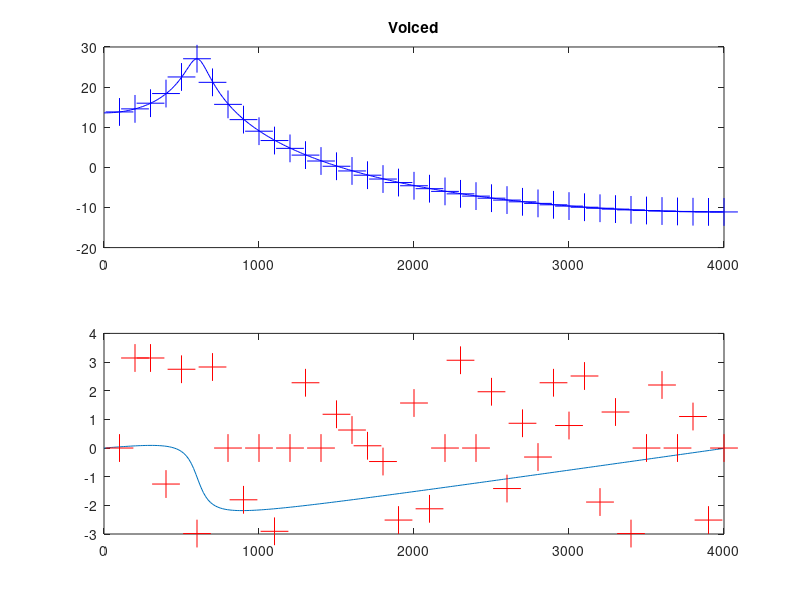
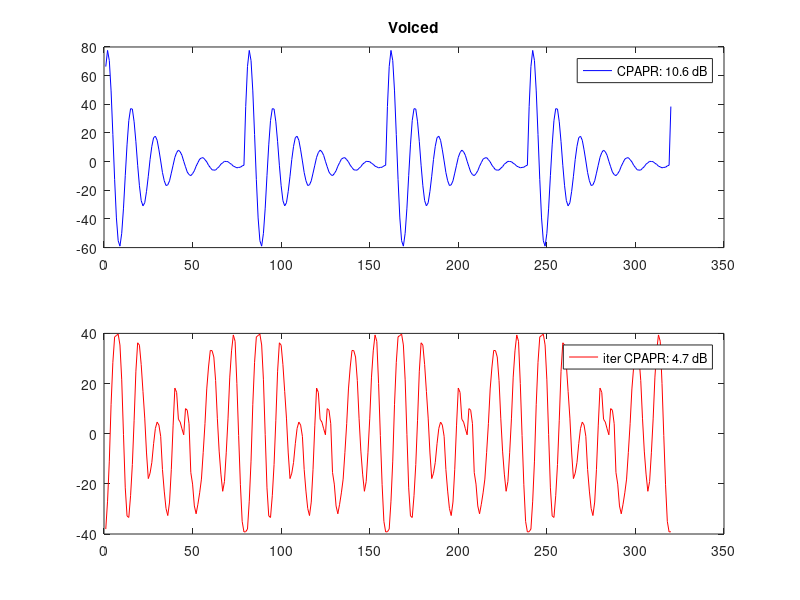
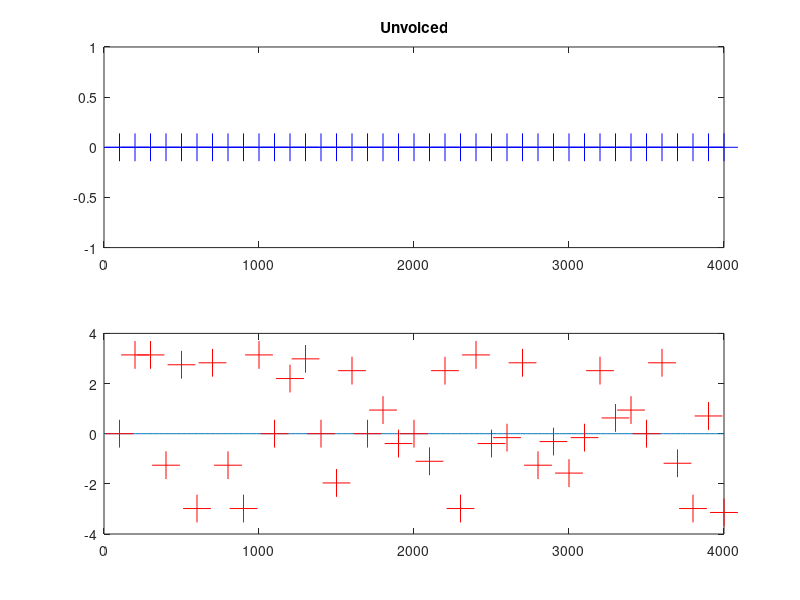
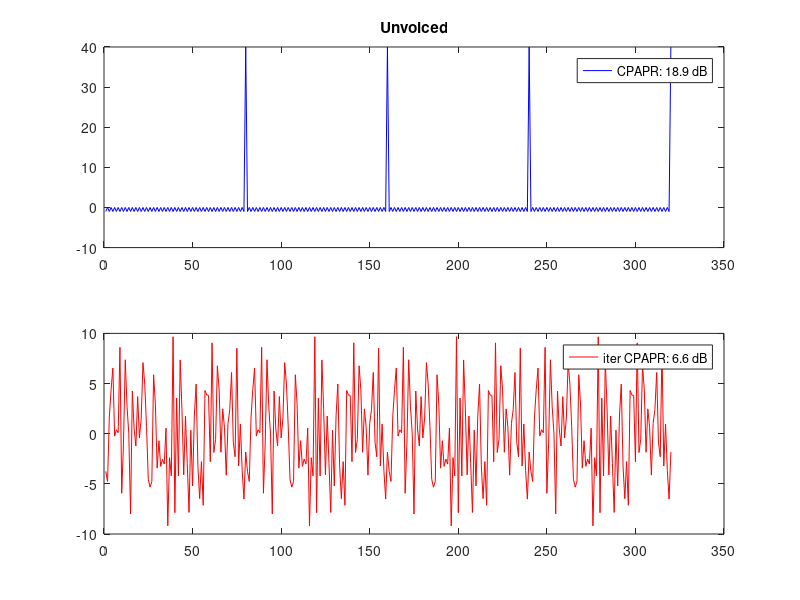

Here is the MATLAB script that generated these plots, in order:
% tenv.m
% David Rowe August 2022 & Feb 2023
%
% Exploring time domain envelope & phase algorithms to minimise PAPR

1;

% use iterative method to determine phase spectra to minimise PAPR
function theta = phase_from_mag_iterative(A,Fs,F0,verbose=0)
  Wo = 2*pi*F0/Fs; L = floor(Fs/(2*F0)); P = Fs/F0;

  theta = zeros(1,L);
  for m=2:L
    % synthesise one pitch period with phases up to m-1
    s = zeros(1,P);
    for k=1:m-1
      s = s + A(k)*cos(k*Wo*(0:P-1) + theta(k));
    end
    % determine current peak position
    [max_s max_n] = max(abs(s));
    % set phase of m-th to minimise peak
    if sign(max(s(max_n))) > 0
      theta(m) = -pi-m*Wo*(max_n-1);
    else
      theta(m) = -m*Wo*(max_n-1);
    end
    if verbose
     printf("m: %d max_n: %d sign(s(max_n)) %f theta(m): %f\n", m, max_n, sign(s(max_n)), theta(m));
    end
  end
  
  % map to -pi .. pi
  theta -= 2*pi*round(theta/(2*pi));
  
endfunction

function s = synthesise_speech(A,theta,Wo)
  L = floor(pi/Wo);
 
  N = 320;
  s = zeros(1,N);
  for m=1:L
    s = s + A(m)*cos(m*Wo*(1:N) + theta(m));
  end
endfunction

% run simulation using a second order system
function fg = experiment1(fg, title_str, gamma)
  Fs = 8000;
  
  % set up second order system
  w = 2*pi*600/Fs;
  ak = [1 -2*gamma*cos(w) gamma*gamma];

  % sample magnitude and phase using a large number of points
  Nfft = 512;
  h = freqz(1,ak,Nfft/2+1);
  fftx = (0:Nfft/2)*(Fs/Nfft);
  
  % sample at harmonics of F0
  F0=100; Wo = 2*pi*F0/Fs; L = floor(Fs/(2*F0));
  H = freqz(1,ak,(1:L)*Wo);
  A = abs(H); theta = angle(H);
  theta_iter = phase_from_mag_iterative(abs(H),Fs,F0);
  
  figure(fg++); clf;
  subplot(211); plot(fftx, 20*log10(abs(h)),'b'); title(title_str);
  hold on; plot((1:L)*F0,20*log10(A),'b+','markersize',20); hold off;
  subplot(212); plot(fftx, angle(h));
  hold on; plot((1:L)*F0,theta_iter,'r+','markersize',20); hold off; 
   
  s = synthesise_speech(A,theta,Wo);
  s_iter = synthesise_speech(A,theta_iter,Wo);
  papr_dB = 10*log10(max(abs(s).^2)/mean(abs(s).^2));
  l = sprintf("b-;CPAPR: %3.1f dB;", papr_dB);
  figure(fg++); clf;
  subplot(211); plot(s,l); title(title_str);
  papr_dB = 10*log10(max(abs(s_iter).^2)/mean(abs(s).^2));
  l = sprintf("r-;iter CPAPR: %3.1f dB;", papr_dB);
  subplot(212); plot(s_iter,l);
endfunction

fg = 1;
fg = experiment1(fg,'Voiced',0.95);
fg = experiment1(fg,'Unvoiced',0);

